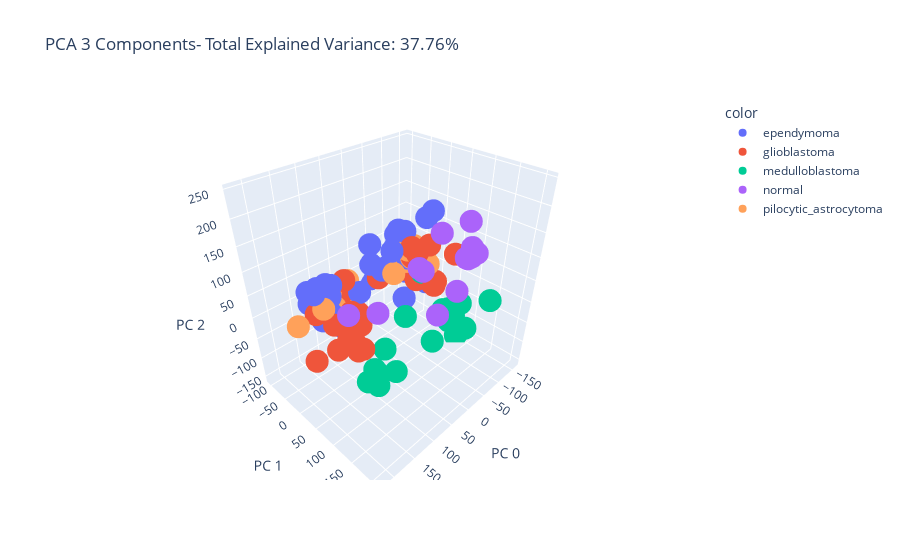

Notebook cell for this chart:
### Code cell
pca = PCA(n_components=3)
components = pca.fit_transform(X)
total_var = pca.explained_variance_ratio_.sum() * 100

fig = px.scatter_3d(
    components, x=0, y=1, z=2, color=y,
    title=f'PCA 3 Components- Total Explained Variance: {total_var:.2f}%',
    labels={'0': 'PC 0', '1': 'PC 1', '2': 'PC 2'}
)
fig.show()

### Figure 1 — Plotly figure (JSON) as saved in the notebook; plotly's stock layout.template omitted (floating-point values rounded to 4 significant figures)
{"data": [{"hovertemplate": "color=ependymoma<br>PC 0=%{x}<br>PC 1=%{y}<br>PC 2=%{z}<extra></extra>", "legendgroup": "ependymoma", "marker": {"color": "#636efa", "symbol": "circle"}, "mode": "markers", "name": "ependymoma", "scene": "scene", "showlegend": true, "type": "scatter3d", "x": [165.2, 85.23, 70.27, -101.6, 65.81, 125.0, 155.8, 108.6, 110.6, 149.7, -124.1, 63.42, 123.4, -78.54, 91.57, -48.14, 133.6, 97.86, -47.66, 90.1, 94.31, 83.73, -64.53, -44.26, 119.8, 141.5, 60.89, 124.7, -35.55, -125.2, -117.3, 133.5, 184.3, -39.54, 87.11, -138.6, -156.9, -138.9, -124.4, -111.3, -121.7, -101.5, -131.8, -100.8, -125.0, -127.8], "y": [5.243, -53.1, -68.29, -47.67, -55.92, -20.12, -40.97, -41.41, -33.09, -37.42, -93.15, -9.492, -19.54, -29.2, -96.79, -65.62, -39.4, -69.34, -103.2, -89.28, -67.45, -49.58, -75.12, -97.28, -67.41, -65.59, -56.3, -44.29, -88.29, -68.49, -105.3, -35.67, 22.19, -26.99, -62.36, -81.65, -35.39, -91.61, -63.75, -88.42, -20.16, -51.74, -31.29, -41.67, -13.72, 0.2052], "z": [87.73, -66.33, -4.754, -18.94, 2.938, 40.22, 31.88, 23.73, 54.35, 50.33, 56.78, 26.81, 2.147, -69.89, -15.91, -0.08069, 19.98, 32.34, -39.66, 7.606, 7.208, -67.27, -6.085, 2.197, 34.93, 37.88, -1.578, 15.3, 57.97, -9.555, 25.92, -16.79, 99.15, 66.2, -21.68, -0.5241, -67.54, -19.61, 22.15, 53.0, -3.074, 77.7, 4.686, 17.73, 114.3, 132.8]}, {"hovertemplate": "color=glioblastoma<br>PC 0=%{x}<br>PC 1=%{y}<br>PC 2=%{z}<extra></extra>", "legendgroup": "glioblastoma", "marker": {"color": "#EF553B", "symbol": "circle"}, "mode": "markers", "name": "glioblastoma", "scene": "scene", "showlegend": true, "type": "scatter3d", "x": [90.5, 97.17, -105.9, -100.1, -90.35, 113.6, 92.62, 161.8, 102.1, 161.9, 94.72, 127.3, 85.36, 117.2, 76.76, -45.5, -129.4, -105.7, -129.4, -106.4, 154.1, 86.66, 219.7, 75.54, -159.9, 61.65, 98.76, -141.0, -135.5, -120.3, -123.1, -92.85, -130.8, -94.77], "y": [-37.63, 34.33, -19.83, -14.17, -20.81, -60.21, -0.7679, -12.8, 2.309, 44.0, -36.74, 46.69, -15.6, 17.03, -6.538, -75.4, 5.997, -46.89, 15.0, 30.18, 28.29, -24.7, 63.11, -2.188, -51.76, -12.91, -37.44, -54.45, 57.16, 1.141, -48.29, -43.33, -25.8, -23.07], "z": [14.84, -66.29, -29.87, 41.08, 56.2, -19.21, 0.5063, 26.77, -69.65, -20.25, -25.36, -22.18, -73.94, -41.52, -111.2, -22.86, -39.28, 0.5699, -28.91, -20.72, 22.29, 57.51, 5.737, -10.75, -36.07, -56.1, -35.99, -8.769, 54.28, 58.78, -22.75, -8.118, -21.38, 30.97]}, {"hovertemplate": "color=medulloblastoma<br>PC 0=%{x}<br>PC 1=%{y}<br>PC 2=%{z}<extra></extra>", "legendgroup": "medulloblastoma", "marker": {"color": "#00cc96", "symbol": "circle"}, "mode": "markers", "name": "medulloblastoma", "scene": "scene", "showlegend": true, "type": "scatter3d", "x": [-114.5, 116.0, 127.7, 105.4, 151.1, -110.8, 89.49, 142.2, 45.55, -118.3, 72.47, 33.19, -130.8, -130.9, -154.3, -38.11, -91.71, -140.3, -87.7, -106.5, -130.1, -43.38], "y": [163.4, 92.54, 98.84, 76.98, 107.2, 84.04, 62.91, 124.0, 70.05, -14.69, 36.01, 25.32, 102.7, 53.7, 57.45, 90.0, 86.55, 73.17, 72.7, 87.77, 84.74, 8.776], "z": [4.962, -93.83, -66.24, -107.2, -60.19, -73.04, -114.2, -63.39, -137.0, -13.89, -136.5, -113.5, -109.2, -83.09, -131.9, -96.05, -75.71, -153.3, -51.47, -85.04, -51.83, -80.76]}, {"hovertemplate": "color=normal<br>PC 0=%{x}<br>PC 1=%{y}<br>PC 2=%{z}<extra></extra>", "legendgroup": "normal", "marker": {"color": "#ab63fa", "symbol": "circle"}, "mode": "markers", "name": "normal", "scene": "scene", "showlegend": true, "type": "scatter3d", "x": [-30.74, 116.0, -78.14, 42.29, -101.8, -86.95, -92.47, 145.8, -72.11, 6.079, -99.5, -102.2, 21.95], "y": [104.9, 97.94, 65.6, 209.5, 119.6, 128.8, 136.4, 58.76, 114.9, 86.66, 113.3, 107.5, 109.9], "z": [-16.07, 65.75, 126.6, 244.8, 88.74, 118.7, 107.7, 55.97, 23.75, 97.42, 83.09, 80.94, 109.4]}, {"hovertemplate": "color=pilocytic_astrocytoma<br>PC 0=%{x}<br>PC 1=%{y}<br>PC 2=%{z}<extra></extra>", "legendgroup": "pilocytic_astrocytoma", "marker": {"color": "#FFA15A", "symbol": "circle"}, "mode": "markers", "name": "pilocytic_astrocytoma", "scene": "scene", "showlegend": true, "type": "scatter3d", "x": [77.89, 61.78, 67.44, 219.4, 177.3, 109.5, 100.4, -91.77, -101.2, 51.59, -104.7, -42.58, -116.9, -119.7, -109.5], "y": [-32.44, -45.47, -30.83, 20.69, 35.42, -27.89, -51.66, -33.38, -44.84, -47.54, -33.5, -25.18, -38.58, -10.47, 8.767], "z": [-17.4, 35.56, -6.503, 52.92, 73.48, 7.11, 20.05, 44.57, 7.624, -0.9253, 20.13, 12.67, 42.75, 36.92, 21.57]}], "layout": {"legend": {"title": {"text": "color"}, "tracegroupgap": 0}, "scene": {"domain": {"x": [0, 1], "y": [0, 1]}, "xaxis": {"title": {"text": "PC 0"}}, "yaxis": {"title": {"text": "PC 1"}}, "zaxis": {"title": {"text": "PC 2"}}}, "title": {"text": "PCA 3 Components- Total Explained Variance: 37.76%"}}}
